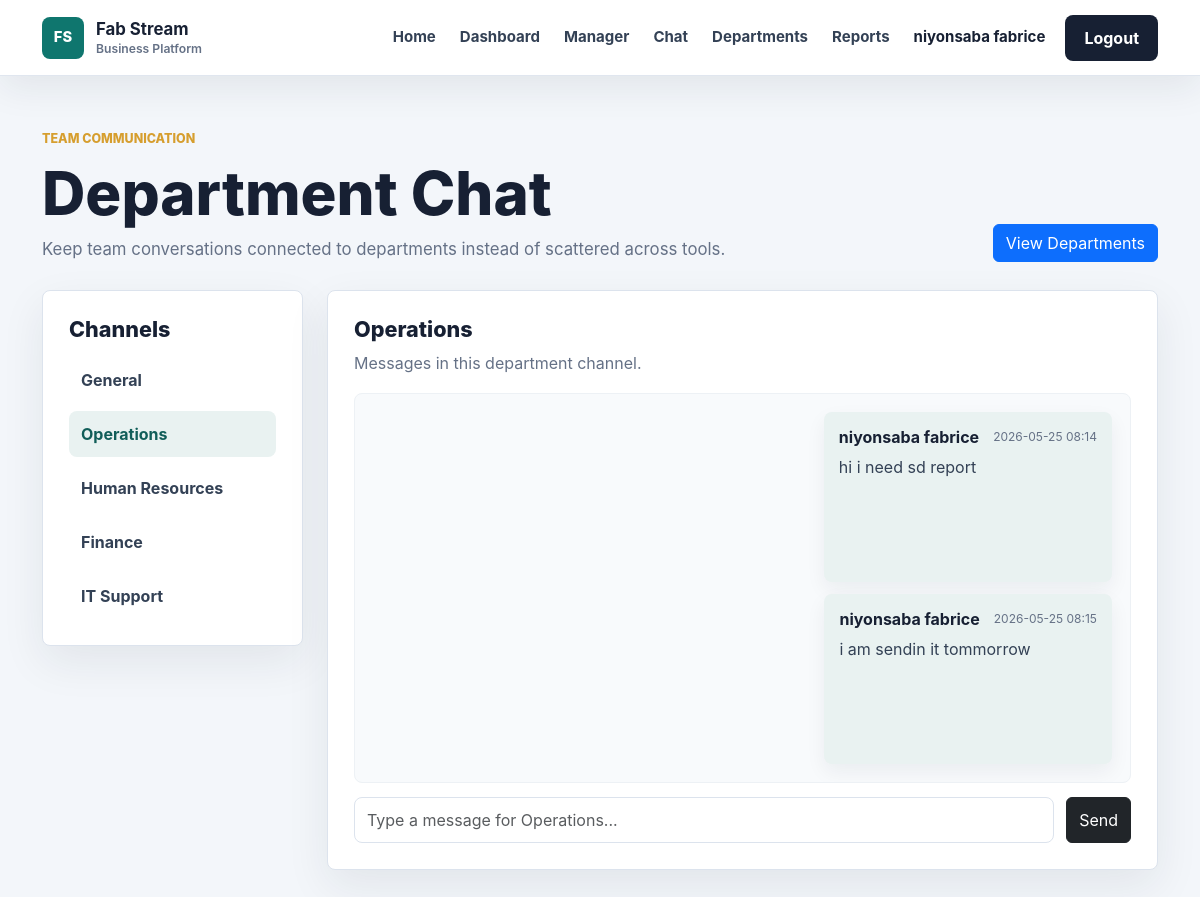
/chat?department=Operations (signed in), run on the app's committed database.
### app/models.py (models this page shows, shortened)
class User(db.Model, UserMixin):
    id = db.Column(db.Integer, primary_key=True)
    username = db.Column(db.String(100), unique=True, nullable=False)
    email = db.Column(db.String(120), unique=True, nullable=False)
    password = db.Column(db.String(200), nullable=False)
    role = db.Column(db.String(20), default='employee')
    full_name = db.Column(db.String(120), nullable=True)
    employee_number = db.Column(db.String(40), unique=True, nullable=True)
    phone = db.Column(db.String(40), nullable=True)
    department = db.Column(db.String(80), nullable=True)
    position = db.Column(db.String(100), nullable=True)
    hire_date = db.Column(db.String(20), nullable=True)

class ChatMessage(db.Model):
    id = db.Column(db.Integer, primary_key=True)
    department = db.Column(db.String(80), default='General')
    body = db.Column(db.Text, nullable=False)
    created_at = db.Column(db.DateTime, default=datetime.utcnow)
    user_id = db.Column(db.Integer, db.ForeignKey('user.id'), nullable=False)
    user = db.relationship('User', backref='chat_messages')

### app/routes.py (the view, shortened to what this page needs)
@routes.route('/chat', methods=['GET', 'POST'])
@login_required
def chat():
    active_department = request.args.get('department', 'General')
    messages = ChatMessage.query.filter_by(department=active_department).order_by(ChatMessage.created_at.asc()).all()
    return render_template('chat.html', messages=messages, departments=DEPARTMENTS, active_department=active_department)

### app/__init__.py (called while the page is built)
def create_app():
    app = Flask(__name__)
    app.config.from_object(Config)
    app.config['UPLOAD_FOLDER'] = os.path.join(app.instance_path, app.config['UPLOAD_FOLDER'])
    os.makedirs(app.config['UPLOAD_FOLDER'], exist_ok=True)
    db.init_app(app)
    bcrypt.init_app(app)
    login_manager.init_app(app)
    socketio.init_app(app)
    from app.models import User
    @login_manager.user_loader
    def load_user(user_id):
        return User.query.get(int(user_id))
    from app.routes import routes
    app.register_blueprint(routes)
    with app.app_context():
        db.create_all()
        ensure_user_profile_columns()
    return app

### app/templates/chat.html (shortened to what this page needs)
{% extends 'base.html' %}
{% block content %}
<section class="app-page">
    <div class="container">
        <div class="app-header">
            <div>
                <p class="section-kicker">Team communication</p>
                <h1>Department Chat</h1>
                <p>Keep team conversations connected to departments instead of scattered across tools.</p>
            </div>
            <a href="{{ url_for('routes.departments') }}" class="btn btn-primary">View Departments</a>
        </div>
        <div class="row g-4">
            <div class="col-lg-3">
                <div class="work-panel">
                    <h2>Channels</h2>
                    <div class="channel-list">
                        <a class="{{ 'active' if active_department == 'General' else '' }}" href="{{ url_for('routes.chat', department='General') }}">General</a>
                        {% for department in departments %}
                            <a class="{{ 'active' if active_department == department.name else '' }}" href="{{ url_for('routes.chat', department=department.name) }}">{{ department.name }}</a>
                        {% endfor %}
                    </div>
                </div>
            </div>
            <div class="col-lg-9">
                <div class="chat-panel">
                    <div class="chat-heading">
                        <div>
                            <h2>{{ active_department }}</h2>
                            <p>Messages in this department channel.</p>
                        </div>
                    </div>
                    <div class="chat-stream">
                        {% for message in messages %}
                            <div class="chat-message {{ 'mine' if message.user_id == current_user.id else '' }}">
                                <div>
                                    <strong>{{ message.user.username }}</strong>
                                    <small>{{ message.created_at.strftime('%Y-%m-%d %H:%M') }}</small>
                                </div>
                                <p>{{ message.body }}</p>
                            </div>
                        {% else %}
                            <div class="empty-state">
                                <strong>No messages in {{ active_department }}.</strong>
                                <span>Start the conversation below.</span>
                            </div>
                        {% endfor %}
                    </div>
                    <form method="POST" class="chat-form">
                        <input type="text" name="message" class="form-control" placeholder="Type a message for {{ active_department }}..." required>
                        <button type="submit" class="btn btn-dark">Send</button>
                    </form>
                </div>
            </div>
        </div>
    </div>
</section>
{% endblock %}

### app/templates/base.html (shortened to what this page needs)
<!DOCTYPE html>
<html lang="en">
<head>
    <link href="https://cdn.jsdelivr.net/npm/bootstrap@5.3.0/dist/css/bootstrap.min.css" rel="stylesheet">
    <link rel="stylesheet" href="{{ url_for('static', filename='css/style.css') }}">
</head>
<body>
<nav class="navbar navbar-expand-lg site-navbar sticky-top">
    <div class="container">
        <a class="navbar-brand brand-mark" href="{{ url_for('routes.home') }}">
            <span class="brand-icon">FS</span>
            <span>
                <strong>Fab Stream</strong>
                <small>Business Platform</small>
            </span>
        </a>
        <div class="collapse navbar-collapse" id="navbarNav">
            <ul class="navbar-nav ms-auto align-items-lg-center">
                <li class="nav-item">
                    <a class="nav-link" href="{{ url_for('routes.home') }}">Home</a>
                </li>
                <li class="nav-item">
                    <a class="nav-link" href="{{ url_for('routes.dashboard') }}">Dashboard</a>
                </li>
                <li class="nav-item">
                    <a class="nav-link" href="{{ url_for('routes.manager_dashboard') }}">Manager</a>
                </li>
                <li class="nav-item">
                    <a class="nav-link" href="{{ url_for('routes.chat') }}">Chat</a>
                </li>
                <li class="nav-item">
                    <a class="nav-link" href="{{ url_for('routes.departments') }}">Departments</a>
                </li>
                <li class="nav-item">
                    <a class="nav-link" href="{{ url_for('routes.reports') }}">Reports</a>
                </li>
                {% if current_user.is_authenticated %}
                    <li class="nav-item">
                        <span class="nav-link nav-user">{{ current_user.username }}</span>
                    </li>
                    <li class="nav-item">
                        <a class="btn nav-cta ms-lg-2" href="{{ url_for('routes.logout') }}">
                            Logout
                        </a>
                    </li>
                {% endif %}
            </ul>
        </div>
    </div>
</nav>
<main>
    {% block content %}{% endblock %}
</main>
</body>
</html>

### app/static/css/style.css (style rules this page uses)
:root { --ink: #172033; --muted: #657186; --line: #dce3ed; --surface: #ffffff; --soft: #f3f6fa; --brand: #0f766e; --brand-dark: #115e59; --accent: #d69e2e; }
* { box-sizing: border-box; }
body { margin: 0; background: var(--soft); color: var(--ink); font-family: Inter, "Segoe UI", Arial, sans-serif; }
a { text-decoration: none; }
.site-navbar { min-height: 76px; border-bottom: 1px solid rgba(220, 227, 237, 0.88); background: rgba(255, 255, 255, 0.96); box-shadow: 0 12px 36px rgba(23, 32, 51, 0.08); backdrop-filter: blur(18px); }
.brand-mark { display: inline-flex; align-items: center; gap: 12px; color: var(--ink); }
.brand-icon { display: inline-grid; width: 42px; height: 42px; place-items: center; border-radius: 8px; background: var(--brand); color: #ffffff; font-size: 0.92rem; font-weight: 800; }
.brand-mark strong, .brand-mark small { display: block; line-height: 1.1; }
.brand-mark strong { font-size: 1.05rem; letter-spacing: 0; }
.brand-mark small { margin-top: 3px; color: var(--muted); font-size: 0.76rem; font-weight: 600; }
.site-navbar .nav-link { margin: 0 4px; border-radius: 8px; color: #334155; font-size: 0.94rem; font-weight: 650; padding: 10px 12px; transition: background 180ms ease, color 180ms ease; }
.nav-user { color: var(--ink) !important; cursor: default; }
.nav-cta { border-radius: 8px; background: var(--ink); color: #ffffff; font-weight: 750; padding: 10px 18px; }
.hero-kicker, .section-kicker { margin-bottom: 14px; color: var(--accent); font-size: 0.78rem; font-weight: 800; letter-spacing: 0; text-transform: uppercase; }
.app-page { padding: 54px 0 88px; }
.app-header { display: flex; align-items: end; justify-content: space-between; gap: 24px; margin-bottom: 28px; }
.app-header h1 { margin: 0; color: var(--ink); font-size: clamp(2rem, 5vw, 3.8rem); font-weight: 850; line-height: 1; }
.app-header p:not(.section-kicker) { max-width: 720px; margin: 14px 0 0; color: var(--muted); font-size: 1.05rem; }
.stat-card, .work-panel, .department-card, .chat-panel { border: 1px solid var(--line); border-radius: 8px; background: #ffffff; box-shadow: 0 16px 44px rgba(23, 32, 51, 0.08); }
.work-panel, .chat-panel { padding: 26px; }
.work-panel h2, .chat-panel h2 { margin: 0 0 8px; color: var(--ink); font-size: 1.35rem; font-weight: 820; }
.work-panel .form-control, .work-panel .form-select, .chat-form .form-control { min-height: 46px; border-color: var(--line); border-radius: 8px; }
.panel-title, .chat-heading { display: flex; align-items: start; justify-content: space-between; gap: 18px; margin-bottom: 18px; }
.channel-list { display: grid; gap: 8px; margin-top: 14px; }
.channel-list a { border-radius: 8px; color: #334155; font-weight: 750; padding: 11px 12px; }
.channel-list a:hover, .channel-list a.active { background: #e9f2f1; color: var(--brand-dark); }
.chat-heading p { margin: 0; color: var(--muted); }
.chat-stream { display: grid; gap: 12px; min-height: 390px; max-height: 520px; overflow-y: auto; border: 1px solid #edf1f5; border-radius: 8px; background: #f8fafc; padding: 18px; }
.chat-message { max-width: 76%; border-radius: 8px; background: #ffffff; padding: 13px 15px; box-shadow: 0 8px 20px rgba(23, 32, 51, 0.06); }
.chat-message.mine { margin-left: auto; background: #e9f2f1; }
.chat-message div { display: flex; align-items: center; justify-content: space-between; gap: 14px; margin-bottom: 6px; }
.chat-message small { color: var(--muted); font-size: 0.75rem; }
.chat-message p { margin: 0; color: #334155; }
.chat-form { display: grid; grid-template-columns: 1fr auto; gap: 12px; margin-top: 14px; }

### data on the page
User: username "niyonsaba fabrice"
ChatMessage: user.username "niyonsaba fabrice", created_at "2026-05-25 08:14", body "hi i need sd report"
ChatMessage: user.username "niyonsaba fabrice", created_at "2026-05-25 08:15", body "i am sendin it tommorrow"

### other printed values
{{ department.name }} "Operations" "Human Resources" "Finance" "IT Support"
{{ active_department }} "Operations"
